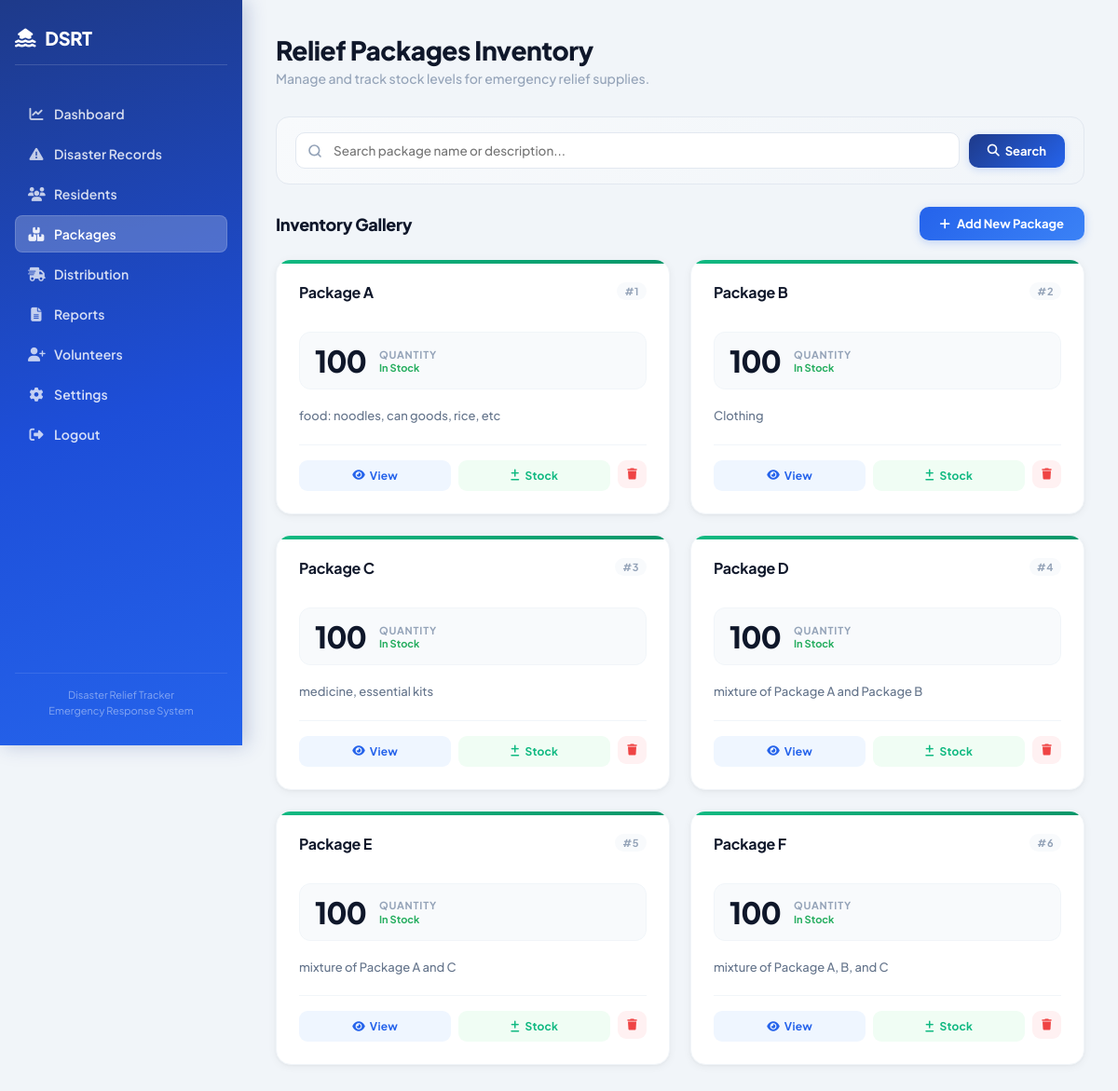
Screenshot of /pages/packages.php (signed in) with the database file from the repository.
### tables this page shows
CREATE TABLE `relief_packages` (
  `package_id` int(11) NOT NULL,
  `package_name` varchar(50) NOT NULL,
  `stock` int(11) NOT NULL,
  `description` text DEFAULT NULL
);

### classes/PackageModel.php (called while the page is built, shortened)
<?php
class PackageModel {
    private $conn;
    public function __construct($dbConnection) {
        $this->conn = $dbConnection;
    }
    public function getAllPackages($search = '') {
        $query = "SELECT * FROM relief_packages WHERE 1=1";
        $params = [];
        $query .= " ORDER BY package_name ASC";
        $stmt = $this->conn->prepare($query);
        $stmt->execute($params);
        return $stmt->fetchAll(PDO::FETCH_ASSOC);
    }
}
?>

### pages/packages.php (the view, shortened to what this page needs)
<?php
require_once '../classes/PackageModel.php';
$db = new Database();
$conn = $db->connect();
$packageModel = new PackageModel($conn);
$search = $_GET['search'] ?? '';
$packages = $packageModel->getAllPackages($search);
?>
<!DOCTYPE html>
<html lang="en">
<head>
    <link rel="stylesheet" href="../style/dashboard.css">
    <link rel="stylesheet" href="../style/tables.css">
    <link rel="stylesheet" href="https://cdnjs.cloudflare.com/ajax/libs/font-awesome/6.5.1/css/all.min.css">
    <link rel="stylesheet" href="../style/package.css">
</head>
<body>
<?php $activePage = 'packages'; $sidebarBase = ''; include '../includes/sidebar.php'; ?>
<div class="main">
    <div class="header">
        <h1>Relief Packages Inventory</h1>
        <p>Manage and track stock levels for emergency relief supplies.</p>
    </div>
    <div style="margin-top: 2rem;">
        <form method="GET" action="packages.php" class="filter-bar">
            <input type="text" name="search" placeholder="Search package name or description..." value="<?php echo htmlspecialchars($search); ?>">
            <button type="submit" class="btn-filter"><i class="fa-solid fa-magnifying-glass"></i> Search</button>
        </form>
        <div class="table-header">
            <h2>Inventory Gallery</h2>
            <?php if (isset($_SESSION['role_id']) && $_SESSION['role_id'] == 1): ?>
            <button onclick="document.getElementById('addPackageModal').style.display='block'" class="btn-add">
                <i class="fa-solid fa-plus"></i> Add New Package
            </button>
            <?php endif; ?>
        </div>
        <div class="package-grid">
            <?php foreach ($packages as $row): ?>
            <?php
                $stock = $row['stock'];
                $statusClass = 'sufficient';
                $statusText = 'In Stock';
            ?>
            <div class="package-card <?php echo $statusClass; ?>">
                <div class="card-header">
                    <h3><?php echo htmlspecialchars($row['package_name']); ?></h3>
                    <span class="pkg-id">#<?php echo $row['package_id']; ?></span>
                </div>
                <div class="stock-info">
                    <div class="stock-number"><?php echo htmlspecialchars($stock); ?></div>
                    <div>
                        <div class="stock-label">Quantity</div>
                        <div style="font-size: 11px; color: <?php echo ($statusClass == 'critical' ? '#e74c3c' : ($statusClass == 'low' ? '#f39c12' : '#27ae60')); ?>; font-weight: bold;"><?php echo $statusText; ?></div>
                    </div>
                </div>
                <div class="description-box">
                    <?php echo htmlspecialchars($row['description'] ?? 'No description available for this relief package.'); ?>
                </div>
                <div class="card-actions">
                    <a href="../actions/view_package.php?id=<?php echo $row['package_id']; ?>" class="btn-action btn-view" title="View Details" style="text-decoration: none; display: flex; align-items: center; justify-content: center; gap: 5px;">
                        <i class="fa-solid fa-eye"></i> View
                    </a>
                    <?php if (isset($_SESSION['role_id']) && $_SESSION['role_id'] == 1): ?>
                    <button class="btn-action btn-stock" title="Update Stock" onclick="openStockModal(<?php echo $row['package_id']; ?>, '<?php echo htmlspecialchars(addslashes($row['package_name'])); ?>')">
                        <i class="fa-solid fa-plus-minus"></i> Stock
                    </button>
                    <form method="POST" style="display:inline;" onsubmit="return confirm('Are you sure you want to delete this package?');">
                        <button type="submit" class="btn-action btn-delete" title="Delete Package">
                            <i class="fa-solid fa-trash"></i>
                        </button>
                    </form>
                    <?php endif; ?>
                </div>
            </div>
            <?php endforeach; ?>
        </div>
    </div>
</div>
</body>
</html>

### style/dashboard.css (style rules this page uses)
:root { --primary: #2563eb; --primary-dark: #1d4ed8; --primary-light: #eff6ff; --accent: #06b6d4; --success: #10b981; --warning: #f59e0b; --danger: #ef4444; --text-dark: #0f172a; --text-mid: #475569; --text-light: #94a3b8; --bg: #f1f5f9; --surface: #ffffff; --border: #e2e8f0; --shadow-sm: 0 1px 3px rgba(0,0,0,0.06), 0 1px 2px rgba(0,0,0,0.04); --shadow-md: 0 4px 16px rgba(0,0,0,0.07), 0 2px 6px rgba(0,0,0,0.04); --shadow-lg: 0 10px 30px rgba(0,0,0,0.1), 0 4px 10px rgba(0,0,0,0.05); --radius-sm: 8px; --radius-md: 14px; --radius-lg: 20px; }
* { margin: 0; padding: 0; box-sizing: border-box; font-family: 'Plus Jakarta Sans', sans-serif; }
body { background: var(--bg); display: flex; min-height: 100vh; color: var(--text-dark); }
.main { flex: 1; padding: 36px; background: var(--bg); overflow-y: auto; }
.header { margin-bottom: 32px; }
.header h1 { font-size: 28px; font-weight: 800; color: var(--text-dark); letter-spacing: -0.5px; margin-bottom: 4px; }
.header p { color: var(--text-light); font-size: 14px; font-weight: 500; }

### style/tables.css (style rules this page uses)
.filter-bar { display: flex; gap: 10px; margin-bottom: 24px; align-items: center; background: linear-gradient(135deg, #f8fafc 0%, #f1f5f9 100%); padding: 16px 20px; border-radius: 14px; border: 1.5px solid #e2e8f0; flex-wrap: wrap; }
.filter-bar input[type="text"], .filter-bar input[type="search"] { padding: 10px 14px 10px 40px; border-radius: 10px; border: 1.5px solid #e2e8f0; flex: 1; font-size: 13.5px; font-family: 'Plus Jakarta Sans', sans-serif; font-weight: 500; color: var(--text-dark); background-size: 16px; outline: none; transition: all 0.25s ease; min-width: 200px; }
.filter-bar .btn-filter { padding: 10px 20px; background: linear-gradient(135deg, #1e3a8a 0%, #2563eb 100%); color: white; border: none; border-radius: 10px; cursor: pointer; font-weight: 700; font-size: 13px; font-family: 'Plus Jakarta Sans', sans-serif; display: inline-flex; align-items: center; gap: 6px; transition: all 0.25s ease; box-shadow: 0 2px 8px rgba(37, 99, 235, 0.2); }
.table-header { display: flex; justify-content: space-between; align-items: center; margin-bottom: 20px; padding: 0; }
.table-header h2 { color: var(--text-dark) !important; margin: 0 !important; font-size: 18px !important; font-weight: 800 !important; letter-spacing: -0.3px; padding: 0 !important; border: none !important; display: flex; align-items: center; gap: 10px; }
.table-header .btn-add { padding: 10px 22px; background: linear-gradient(135deg, #2563eb 0%, #3b82f6 100%); color: white; border: none; border-radius: 10px; cursor: pointer; font-weight: 700; font-size: 13px; font-family: 'Plus Jakarta Sans', sans-serif; transition: all 0.25s ease; display: inline-flex; align-items: center; gap: 7px; box-shadow: 0 2px 10px rgba(37, 99, 235, 0.25); text-decoration: none; }

### rows the page displays
relief_packages: package_name "Package A", package_id "1", stock "100", statusText "In Stock", description "food: noodles, can goods, rice, etc"
relief_packages: package_name "Package B", package_id "2", stock "100", statusText "In Stock", description "Clothing"
relief_packages: package_name "Package C", package_id "3", stock "100", statusText "In Stock", description "medicine, essential kits"
relief_packages: package_name "Package D", package_id "4", stock "100", statusText "In Stock", description "mixture of Package A and Package B"
relief_packages: package_name "Package E", package_id "5", stock "100", statusText "In Stock", description "mixture of Package A and C"
relief_packages: package_name "Package F", package_id "6", stock "100", statusText "In Stock", description "mixture of Package A, B, and C"
